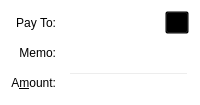
  <widget class="QFrame" name="SendCoins_AuthenticatedPaymentRequest">
   <property name="palette">
    <palette>
     <active>
      <colorrole role="WindowText">
       <brush brushstyle="SolidPattern">
        <color alpha="255">
         <red>0</red>
         <green>0</green>
         <blue>0</blue>
        </color>
       </brush>
      </colorrole>
      <colorrole role="Button">
       <brush brushstyle="SolidPattern">
        <color alpha="0">
         <red>0</red>
         <green>0</green>
         <blue>0</blue>
        </color>
       </brush>
      </colorrole>
      <colorrole role="Light">
       <brush brushstyle="SolidPattern">
        <color alpha="255">
         <red>230</red>
         <green>255</green>
         <blue>224</blue>
        </color>
       </brush>
      </colorrole>
      <colorrole role="Midlight">
       <brush brushstyle="SolidPattern">
        <color alpha="255">
         <red>185</red>
         <green>243</green>
         <blue>171</blue>
        </color>
       </brush>
      </colorrole>
      <colorrole role="Dark">
       <brush brushstyle="SolidPattern">
        <color alpha="255">
         <red>70</red>
         <green>116</green>
         <blue>59</blue>
        </color>
       </brush>
      </colorrole>
      <colorrole role="Mid">
       <brush brushstyle="SolidPattern">
        <color alpha="255">
         <red>93</red>
         <green>155</green>
         <blue>79</blue>
        </color>
       </brush>
      </colorrole>
      <colorrole role="Text">
       <brush brushstyle="SolidPattern">
        <color alpha="255">
         <red>0</red>
         <green>0</green>
         <blue>0</blue>
        </color>
       </brush>
      </colorrole>
      <colorrole role="BrightText">
       <brush brushstyle="SolidPattern">
        <color alpha="255">
         <red>155</red>
         <green>255</green>
         <blue>147</blue>
        </color>
       </brush>
      </colorrole>
      <colorrole role="ButtonText">
       <brush brushstyle="SolidPattern">
        <color alpha="255">
         <red>0</red>
         <green>0</green>
         <blue>0</blue>
        </color>
       </brush>
      </colorrole>
      <colorrole role="Base">
       <brush brushstyle="SolidPattern">
        <color alpha="0">
         <red>0</red>
         <green>0</green>
         <blue>0</blue>
        </color>
       </brush>
      </colorrole>
      <colorrole role="Window">
       <brush brushstyle="SolidPattern">
        <color alpha="0">
         <red>0</red>
         <green>0</green>
         <blue>0</blue>
        </color>
       </brush>
      </colorrole>
      <colorrole role="Shadow">
       <brush brushstyle="SolidPattern">
        <color alpha="255">
         <red>0</red>
         <green>0</green>
         <blue>0</blue>
        </color>
       </brush>
      </colorrole>
      <colorrole role="AlternateBase">
       <brush brushstyle="SolidPattern">
        <color alpha="255">
         <red>197</red>
         <green>243</green>
         <blue>187</blue>
        </color>
       </brush>
      </colorrole>
      <colorrole role="NoRole">
       <brush brushstyle="SolidPattern">
        <color alpha="255">
         <red>125</red>
         <green>194</green>
         <blue>122</blue>
        </color>
       </brush>
      </colorrole>
      <colorrole role="ToolTipBase">
       <brush brushstyle="SolidPattern">
        <color alpha="255">
         <red>255</red>
         <green>255</green>
         <blue>220</blue>
        </color>
       </brush>
      </colorrole>
      <colorrole role="ToolTipText">
       <brush brushstyle="SolidPattern">
        <color alpha="255">
         <red>0</red>
         <green>0</green>
         <blue>0</blue>
        </color>
       </brush>
      </colorrole>
     </active>
     <inactive>
      <colorrole role="WindowText">
       <brush brushstyle="SolidPattern">
        <color alpha="255">
         <red>0</red>
         <green>0</green>
         <blue>0</blue>
        </color>
       </brush>
      </colorrole>
      <colorrole role="Button">
       <brush brushstyle="SolidPattern">
        <color alpha="0">
         <red>0</red>
         <green>0</green>
         <blue>0</blue>
        </color>
       </brush>
      </colorrole>
      <colorrole role="Light">
       <brush brushstyle="SolidPattern">
        <color alpha="255">
         <red>230</red>
         <green>255</green>
         <blue>224</blue>
        </color>
       </brush>
      </colorrole>
      <colorrole role="Midlight">
       <brush brushstyle="SolidPattern">
        <color alpha="255">
         <red>185</red>
         <green>243</green>
         <blue>171</blue>
        </color>
       </brush>
      </colorrole>
      <colorrole role="Dark">
       <brush brushstyle="SolidPattern">
        <color alpha="255">
         <red>70</red>
         <green>116</green>
         <blue>59</blue>
        </color>
       </brush>
      </colorrole>
      <colorrole role="Mid">
       <brush brushstyle="SolidPattern">
        <color alpha="255">
         <red>93</red>
         <green>155</green>
         <blue>79</blue>
        </color>
       </brush>
      </colorrole>
      <colorrole role="Text">
       <brush brushstyle="SolidPattern">
        <color alpha="255">
         <red>0</red>
         <green>0</green>
         <blue>0</blue>
        </color>
       </brush>
      </colorrole>
      <colorrole role="BrightText">
       <brush brushstyle="SolidPattern">
        <color alpha="255">
         <red>155</red>
         <green>255</green>
         <blue>147</blue>
        </color>
       </brush>
      </colorrole>
      <colorrole role="ButtonText">
       <brush brushstyle="SolidPattern">
        <color alpha="255">
         <red>0</red>
         <green>0</green>
         <blue>0</blue>
        </color>
       </brush>
      </colorrole>
      <colorrole role="Base">
       <brush brushstyle="SolidPattern">
        <color alpha="0">
         <red>0</red>
         <green>0</green>
         <blue>0</blue>
        </color>
       </brush>
      </colorrole>
      <colorrole role="Window">
       <brush brushstyle="SolidPattern">
        <color alpha="0">
         <red>0</red>
         <green>0</green>
         <blue>0</blue>
        </color>
       </brush>
      </colorrole>
      <colorrole role="Shadow">
       <brush brushstyle="SolidPattern">
        <color alpha="255">
         <red>0</red>
         <green>0</green>
         <blue>0</blue>
        </color>
       </brush>
      </colorrole>
      <colorrole role="AlternateBase">
       <brush brushstyle="SolidPattern">
        <color alpha="255">
         <red>197</red>
         <green>243</green>
         <blue>187</blue>
        </color>
       </brush>
      </colorrole>
      <colorrole role="NoRole">
       <brush brushstyle="SolidPattern">
        <color alpha="255">
         <red>125</red>
         <green>194</green>
         <blue>122</blue>
        </color>
       </brush>
      </colorrole>
      <colorrole role="ToolTipBase">
       <brush brushstyle="SolidPattern">
        <color alpha="255">
         <red>255</red>
         <green>255</green>
         <blue>220</blue>
        </color>
       </brush>
      </colorrole>
      <colorrole role="ToolTipText">
       <brush brushstyle="SolidPattern">
        <color alpha="255">
         <red>0</red>
         <green>0</green>
         <blue>0</blue>
        </color>
       </brush>
      </colorrole>
     </inactive>
     <disabled>
      <colorrole role="WindowText">
       <brush brushstyle="SolidPattern">
        <color alpha="255">
         <red>70</red>
         <green>116</green>
         <blue>59</blue>
        </color>
       </brush>
      </colorrole>
      <colorrole role="Button">
       <brush brushstyle="SolidPattern">
        <color alpha="0">
         <red>0</red>
         <green>0</green>
         <blue>0</blue>
        </color>
       </brush>
      </colorrole>
      <colorrole role="Light">
       <brush brushstyle="SolidPattern">
        <color alpha="255">
         <red>230</red>
         <green>255</green>
         <blue>224</blue>
        </color>
       </brush>
      </colorrole>
      <colorrole role="Midlight">
       <brush brushstyle="SolidPattern">
        <color alpha="255">
         <red>185</red>
         <green>243</green>
         <blue>171</blue>
        </color>
       </brush>
      </colorrole>
      <colorrole role="Dark">
       <brush brushstyle="SolidPattern">
        <color alpha="255">
         <red>70</red>
         <green>116</green>
         <blue>59</blue>
        </color>
       </brush>
      </colorrole>
      <colorrole role="Mid">
       <brush brushstyle="SolidPattern">
        <color alpha="255">
         <red>93</red>
         <green>155</green>
         <blue>79</blue>
        </color>
       </brush>
      </colorrole>
      <colorrole role="Text">
       <brush brushstyle="SolidPattern">
        <color alpha="255">
         <red>70</red>
         <green>116</green>
         <blue>59</blue>
        </color>
       </brush>
      </colorrole>
      <colorrole role="BrightText">
       <brush brushstyle="SolidPattern">
        <color alpha="255">
         <red>155</red>
         <green>255</green>
         <blue>147</blue>
        </color>
       </brush>
      </colorrole>
      <colorrole role="ButtonText">
       <brush brushstyle="SolidPattern">
        <color alpha="255">
         <red>70</red>
         <green>116</green>
         <blue>59</blue>
        </color>
       </brush>
      </colorrole>
      <colorrole role="Base">
       <brush brushstyle="SolidPattern">
        <color alpha="0">
         <red>0</red>
         <green>0</green>
         <blue>0</blue>
        </color>
       </brush>
      </colorrole>
      <colorrole role="Window">
       <brush brushstyle="SolidPattern">
        <color alpha="0">
         <red>0</red>
         <green>0</green>
         <blue>0</blue>
        </color>
       </brush>
      </colorrole>
      <colorrole role="Shadow">
       <brush brushstyle="SolidPattern">
        <color alpha="255">
         <red>0</red>
         <green>0</green>
         <blue>0</blue>
        </color>
       </brush>
      </colorrole>
      <colorrole role="AlternateBase">
       <brush brushstyle="SolidPattern">
        <color alpha="255">
         <red>140</red>
         <green>232</green>
         <blue>119</blue>
        </color>
       </brush>
      </colorrole>
      <colorrole role="NoRole">
       <brush brushstyle="SolidPattern">
        <color alpha="255">
         <red>125</red>
         <green>194</green>
         <blue>122</blue>
        </color>
       </brush>
      </colorrole>
      <colorrole role="ToolTipBase">
       <brush brushstyle="SolidPattern">
        <color alpha="255">
         <red>255</red>
         <green>255</green>
         <blue>220</blue>
        </color>
       </brush>
      </colorrole>
      <colorrole role="ToolTipText">
       <brush brushstyle="SolidPattern">
        <color alpha="255">
         <red>0</red>
         <green>0</green>
         <blue>0</blue>
        </color>
       </brush>
      </colorrole>
     </disabled>
    </palette>
   </property>
   <property name="toolTip">
    <string>This is an authenticated payment request.</string>
   </property>
   <property name="autoFillBackground">
    <bool>false</bool>
   </property>
   <property name="frameShape">
    <enum>QFrame::NoFrame</enum>
   </property>
   <layout class="QGridLayout" name="gridLayout_s">
    <property name="spacing">
     <number>12</number>
    </property>
    <item row="0" column="0">
     <widget class="QLabel" name="payToLabel_s">
      <property name="text">
       <string>Pay To:</string>
      </property>
      <property name="alignment">
       <set>Qt::AlignRight|Qt::AlignTrailing|Qt::AlignVCenter</set>
      </property>
     </widget>
    </item>
    <item row="0" column="1">
     <layout class="QHBoxLayout" name="payToLayout_s">
      <property name="spacing">
       <number>0</number>
      </property>
      <item>
       <widget class="QLabel" name="payTo_s">
        <property name="textFormat">
         <enum>Qt::PlainText</enum>
        </property>
       </widget>
      </item>
      <item>
       <widget class="QToolButton" name="deleteButton_s">
        <property name="toolTip">
         <string>Remove this entry</string>
        </property>
        <property name="text">
         <string/>
        </property>
        <property name="icon">
         <iconset resource="../bitcoin.qrc">
          <normaloff>:/icons/remove</normaloff>:/icons/remove</iconset>
        </property>
       </widget>
      </item>
     </layout>
    </item>
    <item row="1" column="0">
     <widget class="QLabel" name="memoLabel_s">
      <property name="text">
       <string>Memo:</string>
      </property>
      <property name="alignment">
       <set>Qt::AlignRight|Qt::AlignTrailing|Qt::AlignVCenter</set>
      </property>
     </widget>
    </item>
    <item row="1" column="1">
     <widget class="QLabel" name="memoTextLabel_s">
      <property name="textFormat">
       <enum>Qt::PlainText</enum>
      </property>
     </widget>
    </item>
    <item row="2" column="0">
     <widget class="QLabel" name="amountLabel_s">
      <property name="text">
       <string>A&amp;mount:</string>
      </property>
      <property name="alignment">
       <set>Qt::AlignRight|Qt::AlignTrailing|Qt::AlignVCenter</set>
      </property>
      <property name="buddy">
       <cstring>payAmount_s</cstring>
      </property>
     </widget>
    </item>
    <item row="2" column="1">
     <widget class="BitcoinAmountField" name="payAmount_s">
      <property name="acceptDrops">
       <bool>false</bool>
      </property>
     </widget>
    </item>
   </layout>
  </widget>
